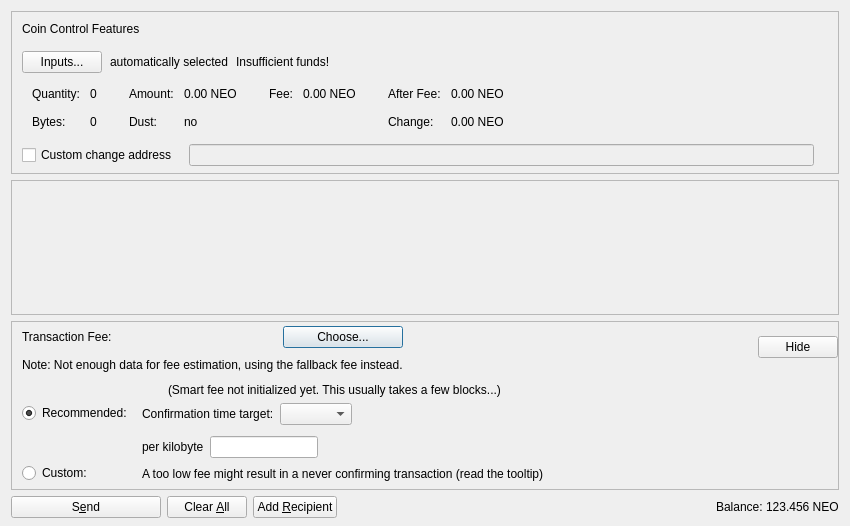
<?xml version="1.0" encoding="UTF-8"?>
<ui version="4.0">
 <class>SendCoinsDialog</class>
 <widget class="QDialog" name="SendCoinsDialog">
  <property name="geometry">
   <rect>
    <x>0</x>
    <y>0</y>
    <width>850</width>
    <height>526</height>
   </rect>
  </property>
  <property name="windowTitle">
   <string>Send Coins</string>
  </property>
  <layout class="QVBoxLayout" name="verticalLayout" stretch="0,1,0,0">
   <property name="bottomMargin">
    <number>8</number>
   </property>
   <item>
    <widget class="QFrame" name="frameCoinControl">
     <property name="sizePolicy">
      <sizepolicy hsizetype="Expanding" vsizetype="Expanding">
       <horstretch>0</horstretch>
       <verstretch>0</verstretch>
      </sizepolicy>
     </property>
     <property name="maximumSize">
      <size>
       <width>16777215</width>
       <height>16777215</height>
      </size>
     </property>
     <property name="frameShape">
      <enum>QFrame::StyledPanel</enum>
     </property>
     <property name="frameShadow">
      <enum>QFrame::Sunken</enum>
     </property>
     <layout class="QVBoxLayout" name="verticalLayoutCoinControl2">
      <property name="spacing">
       <number>0</number>
      </property>
      <property name="leftMargin">
       <number>0</number>
      </property>
      <property name="topMargin">
       <number>0</number>
      </property>
      <property name="rightMargin">
       <number>0</number>
      </property>
      <property name="bottomMargin">
       <number>6</number>
      </property>
      <item>
       <layout class="QVBoxLayout" name="verticalLayoutCoinControl" stretch="0,0,0,0,1">
        <property name="spacing">
         <number>0</number>
        </property>
        <property name="leftMargin">
         <number>10</number>
        </property>
        <property name="topMargin">
         <number>10</number>
        </property>
        <item>
         <layout class="QHBoxLayout" name="horizontalLayoutCoinControl1">
          <property name="bottomMargin">
           <number>15</number>
          </property>
          <item>
           <widget class="QLabel" name="labelCoinControlFeatures">
            <property name="sizePolicy">
             <sizepolicy hsizetype="Preferred" vsizetype="Maximum">
              <horstretch>0</horstretch>
              <verstretch>0</verstretch>
             </sizepolicy>
            </property>
            <property name="text">
             <string>Coin Control Features</string>
            </property>
           </widget>
          </item>
         </layout>
        </item>
        <item>
         <layout class="QHBoxLayout" name="horizontalLayoutCoinControl2" stretch="0,0,0,0">
          <property name="spacing">
           <number>8</number>
          </property>
          <property name="bottomMargin">
           <number>10</number>
          </property>
          <item>
           <widget class="QPushButton" name="pushButtonCoinControl">
            <property name="styleSheet">
             <string notr="true"/>
            </property>
            <property name="text">
             <string>Inputs...</string>
            </property>
            <property name="autoDefault">
             <bool>false</bool>
            </property>
           </widget>
          </item>
          <item>
           <widget class="QLabel" name="labelCoinControlAutomaticallySelected">
            <property name="text">
             <string>automatically selected</string>
            </property>
            <property name="margin">
             <number>5</number>
            </property>
           </widget>
          </item>
          <item>
           <widget class="QLabel" name="labelCoinControlInsuffFunds">
            <property name="text">
             <string>Insufficient funds!</string>
            </property>
            <property name="margin">
             <number>5</number>
            </property>
           </widget>
          </item>
          <item>
           <spacer name="horizontalSpacerCoinControl">
            <property name="orientation">
             <enum>Qt::Horizontal</enum>
            </property>
            <property name="sizeHint" stdset="0">
             <size>
              <width>40</width>
              <height>1</height>
             </size>
            </property>
           </spacer>
          </item>
         </layout>
        </item>
        <item>
         <widget class="QWidget" name="widgetCoinControl" native="true">
          <property name="sizePolicy">
           <sizepolicy hsizetype="Preferred" vsizetype="Preferred">
            <horstretch>0</horstretch>
            <verstretch>0</verstretch>
           </sizepolicy>
          </property>
          <property name="minimumSize">
           <size>
            <width>0</width>
            <height>0</height>
           </size>
          </property>
          <property name="styleSheet">
           <string notr="true"/>
          </property>
          <layout class="QHBoxLayout" name="horizontalLayoutCoinControl5">
           <property name="leftMargin">
            <number>0</number>
           </property>
           <property name="topMargin">
            <number>0</number>
           </property>
           <property name="rightMargin">
            <number>0</number>
           </property>
           <property name="bottomMargin">
            <number>0</number>
           </property>
           <item>
            <layout class="QHBoxLayout" name="horizontalLayoutCoinControl3" stretch="0,0,0,1">
             <property name="spacing">
              <number>20</number>
             </property>
             <property name="topMargin">
              <number>0</number>
             </property>
             <property name="bottomMargin">
              <number>10</number>
             </property>
             <item>
              <layout class="QFormLayout" name="formLayoutCoinControl1">
               <property name="horizontalSpacing">
                <number>10</number>
               </property>
               <property name="verticalSpacing">
                <number>14</number>
               </property>
               <property name="leftMargin">
                <number>10</number>
               </property>
               <property name="topMargin">
                <number>4</number>
               </property>
               <property name="rightMargin">
                <number>6</number>
               </property>
               <item row="0" column="0">
                <widget class="QLabel" name="labelCoinControlQuantityText">
                 <property name="text">
                  <string>Quantity:</string>
                 </property>
                 <property name="margin">
                  <number>0</number>
                 </property>
                </widget>
               </item>
               <item row="0" column="1">
                <widget class="QLabel" name="labelCoinControlQuantity">
                 <property name="cursor">
                  <cursorShape>IBeamCursor</cursorShape>
                 </property>
                 <property name="contextMenuPolicy">
                  <enum>Qt::ActionsContextMenu</enum>
                 </property>
                 <property name="text">
                  <string notr="true">0</string>
                 </property>
                 <property name="margin">
                  <number>0</number>
                 </property>
                 <property name="textInteractionFlags">
                  <set>Qt::LinksAccessibleByMouse|Qt::TextSelectableByKeyboard|Qt::TextSelectableByMouse</set>
                 </property>
                </widget>
               </item>
               <item row="1" column="0">
                <widget class="QLabel" name="labelCoinControlBytesText">
                 <property name="text">
                  <string>Bytes:</string>
                 </property>
                </widget>
               </item>
               <item row="1" column="1">
                <widget class="QLabel" name="labelCoinControlBytes">
                 <property name="cursor">
                  <cursorShape>IBeamCursor</cursorShape>
                 </property>
                 <property name="contextMenuPolicy">
                  <enum>Qt::ActionsContextMenu</enum>
                 </property>
                 <property name="text">
                  <string notr="true">0</string>
                 </property>
                 <property name="textInteractionFlags">
                  <set>Qt::LinksAccessibleByMouse|Qt::TextSelectableByKeyboard|Qt::TextSelectableByMouse</set>
                 </property>
                </widget>
               </item>
              </layout>
             </item>
             <item>
              <layout class="QFormLayout" name="formLayoutCoinControl2">
               <property name="horizontalSpacing">
                <number>10</number>
               </property>
               <property name="verticalSpacing">
                <number>14</number>
               </property>
               <property name="leftMargin">
                <number>6</number>
               </property>
               <property name="topMargin">
                <number>4</number>
               </property>
               <property name="rightMargin">
                <number>6</number>
               </property>
               <item row="0" column="0">
                <widget class="QLabel" name="labelCoinControlAmountText">
                 <property name="text">
                  <string>Amount:</string>
                 </property>
                 <property name="margin">
                  <number>0</number>
                 </property>
                </widget>
               </item>
               <item row="0" column="1">
                <widget class="QLabel" name="labelCoinControlAmount">
                 <property name="cursor">
                  <cursorShape>IBeamCursor</cursorShape>
                 </property>
                 <property name="contextMenuPolicy">
                  <enum>Qt::ActionsContextMenu</enum>
                 </property>
                 <property name="text">
                  <string notr="true">0.00 NEO</string>
                 </property>
                 <property name="textInteractionFlags">
                  <set>Qt::LinksAccessibleByMouse|Qt::TextSelectableByKeyboard|Qt::TextSelectableByMouse</set>
                 </property>
                </widget>
               </item>
               <item row="1" column="0">
                <widget class="QLabel" name="labelCoinControlLowOutputText">
                 <property name="text">
                  <string>Dust:</string>
                 </property>
                </widget>
               </item>
               <item row="1" column="1">
                <widget class="QLabel" name="labelCoinControlLowOutput">
                 <property name="cursor">
                  <cursorShape>IBeamCursor</cursorShape>
                 </property>
                 <property name="contextMenuPolicy">
                  <enum>Qt::ActionsContextMenu</enum>
                 </property>
                 <property name="text">
                  <string notr="true">no</string>
                 </property>
                 <property name="textInteractionFlags">
                  <set>Qt::LinksAccessibleByMouse|Qt::TextSelectableByKeyboard|Qt::TextSelectableByMouse</set>
                 </property>
                </widget>
               </item>
              </layout>
             </item>
             <item>
              <layout class="QFormLayout" name="formLayoutCoinControl3">
               <property name="horizontalSpacing">
                <number>10</number>
               </property>
               <property name="verticalSpacing">
                <number>14</number>
               </property>
               <property name="leftMargin">
                <number>6</number>
               </property>
               <property name="topMargin">
                <number>4</number>
               </property>
               <property name="rightMargin">
                <number>6</number>
               </property>
               <item row="0" column="0">
                <widget class="QLabel" name="labelCoinControlFeeText">
                 <property name="text">
                  <string>Fee:</string>
                 </property>
                 <property name="margin">
                  <number>0</number>
                 </property>
                </widget>
               </item>
               <item row="0" column="1">
                <widget class="QLabel" name="labelCoinControlFee">
                 <property name="cursor">
                  <cursorShape>IBeamCursor</cursorShape>
                 </property>
                 <property name="contextMenuPolicy">
                  <enum>Qt::ActionsContextMenu</enum>
                 </property>
                 <property name="text">
                  <string notr="true">0.00 NEO</string>
                 </property>
                 <property name="textInteractionFlags">
                  <set>Qt::LinksAccessibleByMouse|Qt::TextSelectableByKeyboard|Qt::TextSelectableByMouse</set>
                 </property>
                </widget>
               </item>
              </layout>
             </item>
             <item>
              <layout class="QFormLayout" name="formLayoutCoinControl4">
               <property name="horizontalSpacing">
                <number>10</number>
               </property>
               <property name="verticalSpacing">
                <number>14</number>
               </property>
               <property name="leftMargin">
                <number>6</number>
               </property>
               <property name="topMargin">
                <number>4</number>
               </property>
               <property name="rightMargin">
                <number>6</number>
               </property>
               <item row="0" column="0">
                <widget class="QLabel" name="labelCoinControlAfterFeeText">
                 <property name="text">
                  <string>After Fee:</string>
                 </property>
                 <property name="margin">
                  <number>0</number>
                 </property>
                </widget>
               </item>
               <item row="0" column="1">
                <widget class="QLabel" name="labelCoinControlAfterFee">
                 <property name="cursor">
                  <cursorShape>IBeamCursor</cursorShape>
                 </property>
                 <property name="contextMenuPolicy">
                  <enum>Qt::ActionsContextMenu</enum>
                 </property>
                 <property name="text">
                  <string notr="true">0.00 NEO</string>
                 </property>
                 <property name="textInteractionFlags">
                  <set>Qt::LinksAccessibleByMouse|Qt::TextSelectableByKeyboard|Qt::TextSelectableByMouse</set>
                 </property>
                </widget>
               </item>
               <item row="1" column="0">
                <widget class="QLabel" name="labelCoinControlChangeText">
                 <property name="text">
                  <string>Change:</string>
                 </property>
                </widget>
               </item>
               <item row="1" column="1">
                <widget class="QLabel" name="labelCoinControlChange">
                 <property name="cursor">
                  <cursorShape>IBeamCursor</cursorShape>
                 </property>
                 <property name="contextMenuPolicy">
                  <enum>Qt::ActionsContextMenu</enum>
                 </property>
                 <property name="text">
                  <string notr="true">0.00 NEO</string>
                 </property>
                 <property name="textInteractionFlags">
                  <set>Qt::LinksAccessibleByMouse|Qt::TextSelectableByKeyboard|Qt::TextSelectableByMouse</set>
                 </property>
                </widget>
               </item>
              </layout>
             </item>
            </layout>
           </item>
          </layout>
         </widget>
        </item>
        <item>
         <layout class="QHBoxLayout" name="horizontalLayoutCoinControl4" stretch="0,0,0">
          <property name="spacing">
           <number>12</number>
          </property>
          <property name="sizeConstraint">
           <enum>QLayout::SetDefaultConstraint</enum>
          </property>
          <property name="topMargin">
           <number>5</number>
          </property>
          <property name="rightMargin">
           <number>5</number>
          </property>
          <item>
           <widget class="QCheckBox" name="checkBoxCoinControlChange">
            <property name="toolTip">
             <string>If this is activated, but the change address is empty or invalid, change will be sent to a newly generated address.</string>
            </property>
            <property name="text">
             <string>Custom change address</string>
            </property>
           </widget>
          </item>
          <item>
           <widget class="QValidatedLineEdit" name="lineEditCoinControlChange">
            <property name="enabled">
             <bool>false</bool>
            </property>
            <property name="sizePolicy">
             <sizepolicy hsizetype="Expanding" vsizetype="Fixed">
              <horstretch>0</horstretch>
              <verstretch>0</verstretch>
             </sizepolicy>
            </property>
           </widget>
          </item>
          <item>
           <widget class="QLabel" name="labelCoinControlChangeLabel">
            <property name="sizePolicy">
             <sizepolicy hsizetype="Preferred" vsizetype="Expanding">
              <horstretch>0</horstretch>
              <verstretch>0</verstretch>
             </sizepolicy>
            </property>
            <property name="minimumSize">
             <size>
              <width>0</width>
              <height>0</height>
             </size>
            </property>
            <property name="text">
             <string/>
            </property>
            <property name="margin">
             <number>3</number>
            </property>
           </widget>
          </item>
         </layout>
        </item>
        <item>
         <spacer name="verticalSpacerCoinControl">
          <property name="orientation">
           <enum>Qt::Vertical</enum>
          </property>
          <property name="sizeHint" stdset="0">
           <size>
            <width>800</width>
            <height>1</height>
           </size>
          </property>
         </spacer>
        </item>
       </layout>
      </item>
     </layout>
    </widget>
   </item>
   <item>
    <widget class="QScrollArea" name="scrollArea">
     <property name="widgetResizable">
      <bool>true</bool>
     </property>
     <widget class="QWidget" name="scrollAreaWidgetContents">
      <property name="geometry">
       <rect>
        <x>0</x>
        <y>0</y>
        <width>830</width>
        <height>104</height>
       </rect>
      </property>
      <layout class="QVBoxLayout" name="verticalLayout_2" stretch="0,1">
       <property name="leftMargin">
        <number>0</number>
       </property>
       <property name="topMargin">
        <number>0</number>
       </property>
       <property name="rightMargin">
        <number>0</number>
       </property>
       <property name="bottomMargin">
        <number>0</number>
       </property>
       <item>
        <layout class="QVBoxLayout" name="entries">
         <property name="spacing">
          <number>6</number>
         </property>
        </layout>
       </item>
       <item>
        <spacer name="verticalSpacer">
         <property name="orientation">
          <enum>Qt::Vertical</enum>
         </property>
         <property name="sizeHint" stdset="0">
          <size>
           <width>20</width>
           <height>40</height>
          </size>
         </property>
        </spacer>
       </item>
      </layout>
     </widget>
    </widget>
   </item>
   <item>
    <widget class="QFrame" name="frameFee">
     <property name="sizePolicy">
      <sizepolicy hsizetype="Expanding" vsizetype="Expanding">
       <horstretch>0</horstretch>
       <verstretch>0</verstretch>
      </sizepolicy>
     </property>
     <property name="maximumSize">
      <size>
       <width>16777215</width>
       <height>16777215</height>
      </size>
     </property>
     <property name="frameShape">
      <enum>QFrame::StyledPanel</enum>
     </property>
     <property name="frameShadow">
      <enum>QFrame::Sunken</enum>
     </property>
     <layout class="QVBoxLayout" name="verticalLayoutFee1">
      <property name="spacing">
       <number>0</number>
      </property>
      <property name="leftMargin">
       <number>0</number>
      </property>
      <property name="topMargin">
       <number>0</number>
      </property>
      <property name="rightMargin">
       <number>0</number>
      </property>
      <property name="bottomMargin">
       <number>0</number>
      </property>
      <item>
       <layout class="QVBoxLayout" name="verticalLayoutFee2" stretch="0,0,0">
        <property name="spacing">
         <number>0</number>
        </property>
        <property name="leftMargin">
         <number>10</number>
        </property>
        <property name="topMargin">
         <number>0</number>
        </property>
        <item>
         <layout class="QHBoxLayout" name="horizontalLayoutFee1">
          <property name="bottomMargin">
           <number>0</number>
          </property>
          <item>
           <layout class="QVBoxLayout" name="verticalLayoutFee7">
            <property name="spacing">
             <number>0</number>
            </property>
            <item>
             <spacer name="verticalSpacerSmartFee">
              <property name="orientation">
               <enum>Qt::Vertical</enum>
              </property>
              <property name="sizeType">
               <enum>QSizePolicy::Fixed</enum>
              </property>
              <property name="sizeHint" stdset="0">
               <size>
                <width>1</width>
                <height>4</height>
               </size>
              </property>
             </spacer>
            </item>
            <item>
             <layout class="QHBoxLayout" name="horizontalLayoutSmartFee">
              <property name="spacing">
               <number>10</number>
              </property>
              <item>
               <widget class="QLabel" name="labelFeeHeadline">
                <property name="sizePolicy">
                 <sizepolicy hsizetype="Preferred" vsizetype="Maximum">
                  <horstretch>0</horstretch>
                  <verstretch>0</verstretch>
                 </sizepolicy>
                </property>
                <property name="text">
                 <string>Transaction Fee:</string>
                </property>
               </widget>
              </item>
              <item>
               <widget class="QLabel" name="labelFeeMinimized">
                <property name="text">
                 <string/>
                </property>
               </widget>
              </item>
              <item>
               <widget class="QPushButton" name="buttonChooseFee">
                <property name="text">
                 <string>Choose...</string>
                </property>
               </widget>
              </item>
             </layout>
            </item>
            <item>
             <spacer name="verticalSpacer_7">
              <property name="orientation">
               <enum>Qt::Vertical</enum>
              </property>
              <property name="sizeHint" stdset="0">
               <size>
                <width>1</width>
                <height>10</height>
               </size>
              </property>
             </spacer>
            </item>
            <item>
             <widget class="QLabel" name="fallbackFeeWarningLabel">
              <property name="toolTip">
               <string>Using the fallbackfee can result in sending a transaction that will take several hours or days (or never) to confirm. Consider choosing your fee manually or wait until you have validated the complete chain.</string>
              </property>
              <property name="text">
               <string>Note: Not enough data for fee estimation, using the fallback fee instead.</string>
              </property>
              <property name="wordWrap">
               <bool>false</bool>
              </property>
             </widget>
            </item>
            <item>
             <spacer name="verticalSpacer_5">
              <property name="orientation">
               <enum>Qt::Vertical</enum>
              </property>
              <property name="sizeHint" stdset="0">
               <size>
                <width>1</width>
                <height>1</height>
               </size>
              </property>
             </spacer>
            </item>
           </layout>
          </item>
          <item>
           <spacer name="horizontalSpacer_4">
            <property name="orientation">
             <enum>Qt::Horizontal</enum>
            </property>
            <property name="sizeHint" stdset="0">
             <size>
              <width>1</width>
              <height>1</height>
             </size>
            </property>
           </spacer>
          </item>
          <item>
           <widget class="QPushButton" name="buttonMinimizeFee">
            <property name="toolTip">
             <string>Hide transaction fee settings</string>
            </property>
            <property name="text">
             <string>Hide</string>
            </property>
           </widget>
          </item>
         </layout>
        </item>
        <item>
         <widget class="QFrame" name="frameFeeSelection">
          <layout class="QVBoxLayout" name="verticalLayoutFee12">
           <property name="spacing">
            <number>0</number>
           </property>
           <property name="leftMargin">
            <number>0</number>
           </property>
           <property name="topMargin">
            <number>0</number>
           </property>
           <property name="rightMargin">
            <number>0</number>
           </property>
           <property name="bottomMargin">
            <number>0</number>
           </property>
           <item>
            <layout class="QGridLayout" name="gridLayoutFee">
             <property name="topMargin">
              <number>10</number>
             </property>
             <property name="bottomMargin">
              <number>4</number>
             </property>
             <property name="horizontalSpacing">
              <number>10</number>
             </property>
             <property name="verticalSpacing">
              <number>4</number>
             </property>
             <item row="1" column="1">
              <layout class="QVBoxLayout" name="verticalLayoutFee8">
               <property name="spacing">
                <number>6</number>
               </property>
               <property name="topMargin">
                <number>3</number>
               </property>
               <item>
                <layout class="QHBoxLayout" name="horizontalLayoutFee13" stretch="0,0,1">
                 <item>
                  <widget class="QLabel" name="labelCustomPerKilobyte">
                   <property name="toolTip">
                    <string>If the custom fee is set to 1000 Neonx and the transaction is only 250 bytes, then &quot;per kilobyte&quot; only pays 250 Neonx in fee,&lt;br /&gt;while &quot;at least&quot; pays 1000 Neonx. For transactions bigger than a kilobyte both pay by kilobyte.</string>
                   </property>
                   <property name="text">
                    <string>per kilobyte</string>
                   </property>
                  </widget>
                 </item>
                 <item>
                  <widget class="BitcoinAmountField" name="customFee"/>
                 </item>
                 <item>
                  <spacer name="horizontalSpacer_6">
                   <property name="orientation">
                    <enum>Qt::Horizontal</enum>
                   </property>
                   <property name="sizeHint" stdset="0">
                    <size>
                     <width>1</width>
                     <height>1</height>
                    </size>
                   </property>
                  </spacer>
                 </item>
                </layout>
               </item>
               <item>
                <layout class="QHBoxLayout" name="horizontalLayoutFee8">
                 <item>
                  <widget class="QLabel" name="labelCustomFeeWarning">
                   <property name="enabled">
                    <bool>true</bool>
                   </property>
                   <property name="toolTip">
                    <string>When there is less transaction volume than space in the blocks, miners as well as relaying nodes may enforce a minimum fee. Paying only this minimum fee is just fine, but be aware that this can result in a never confirming transaction once there is more demand for neonx transactions than the network can process.</string>
                   </property>
                   <property name="text">
                    <string>A too low fee might result in a never confirming transaction (read the tooltip)</string>
                   </property>
                  </widget>
                 </item>
                 <item>
                  <spacer name="horizontalSpacer_2">
                   <property name="orientation">
                    <enum>Qt::Horizontal</enum>
                   </property>
                   <property name="sizeHint" stdset="0">
                    <size>
                     <width>1</width>
                     <height>1</height>
                    </size>
                   </property>
                  </spacer>
                 </item>
                </layout>
               </item>
              </layout>
             </item>
             <item row="0" column="0">
              <layout class="QVBoxLayout" name="verticalLayoutFee4" stretch="0,1">
               <property name="topMargin">
                <number>20</number>
               </property>
               <property name="bottomMargin">
                <number>3</number>
               </property>
               <item>
                <widget class="QRadioButton" name="radioSmartFee">
                 <property name="text">
                  <string>Recommended:</string>
                 </property>
                 <property name="checked">
                  <bool>true</bool>
                 </property>
                 <attribute name="buttonGroup">
                  <string notr="true">groupFee</string>
                 </attribute>
                </widget>
               </item>
               <item>
                <spacer name="verticalSpacer_2">
                 <property name="orientation">
                  <enum>Qt::Vertical</enum>
                 </property>
                 <property name="sizeHint" stdset="0">
                  <size>
                   <width>1</width>
                   <height>1</height>
                  </size>
                 </property>
                </spacer>
               </item>
              </layout>
             </item>
             <item row="1" column="0">
              <layout class="QVBoxLayout" name="verticalLayoutFee9" stretch="0,1">
               <property name="topMargin">
                <number>30</number>
               </property>
               <item>
                <widget class="QRadioButton" name="radioCustomFee">
                 <property name="text">
                  <string>Custom:</string>
                 </property>
                 <attribute name="buttonGroup">
                  <string notr="true">groupFee</string>
                 </attribute>
                </widget>
               </item>
               <item>
                <spacer name="verticalSpacer_6">
                 <property name="orientation">
                  <enum>Qt::Vertical</enum>
                 </property>
                 <property name="sizeHint" stdset="0">
                  <size>
                   <width>1</width>
                   <height>1</height>
                  </size>
                 </property>
                </spacer>
               </item>
              </layout>
             </item>
             <item row="0" column="1">
              <layout class="QVBoxLayout" name="verticalLayoutFee3" stretch="0,0,1">
               <property name="spacing">
                <number>6</number>
               </property>
               <property name="topMargin">
                <number>0</number>
               </property>
               <property name="bottomMargin">
                <number>3</number>
               </property>
               <item>
                <layout class="QHBoxLayout" name="horizontalLayoutFee12">
                 <item>
                  <widget class="QLabel" name="labelSmartFee">
                   <property name="text">
                    <string/>
                   </property>
                  </widget>
                 </item>
                 <item>
                  <widget class="QLabel" name="labelFeeEstimation">
                   <property name="text">
                    <string/>
                   </property>
                  </widget>
                 </item>
                 <item>
                  <widget class="QLabel" name="labelSmartFee2">
                   <property name="text">
                    <string>(Smart fee not initialized yet. This usually takes a few blocks...)</string>
                   </property>
                  </widget>
                 </item>
                 <item>
                  <spacer name="horizontalSpacer_5">
                   <property name="orientation">
                    <enum>Qt::Horizontal</enum>
                   </property>
                   <property name="sizeHint" stdset="0">
                    <size>
                     <width>1</width>
                     <height>1</height>
                    </size>
                   </property>
                  </spacer>
                 </item>
                </layout>
               </item>
               <item>
                <layout class="QHBoxLayout" name="horizontalLayoutFee9">
                 <item>
                  <layout class="QVBoxLayout" name="verticalLayoutFee6">
                   <item>
                    <widget class="QLabel" name="labelSmartFee3">
                     <property name="text">
                      <string>Confirmation time target:</string>
                     </property>
                    </widget>
                   </item>
                  </layout>
                 </item>
                 <item>
                  <layout class="QVBoxLayout" name="verticalLayoutFee5">
                   <property name="rightMargin">
                    <number>30</number>
                   </property>
                   <item>
                    <layout class="QHBoxLayout" name="horizontalLayoutConfTarget">
                     <property name="bottomMargin">
                      <number>0</number>
                     </property>
                     <item>
                      <widget class="QComboBox" name="confTargetSelector"/>
                     </item>
                     <item>
                      <spacer name="horizontalSpacerConfTarget">
                       <property name="orientation">
                        <enum>Qt::Horizontal</enum>
                       </property>
                       <property name="sizeHint" stdset="0">
                        <size>
                         <width>40</width>
                         <height>20</height>
                        </size>
                       </property>
                      </spacer>
                     </item>
                    </layout>
                   </item>
                  </layout>
                 </item>
                </layout>
               </item>
               <item>
                <spacer name="verticalSpacer_4">
                 <property name="orientation">
                  <enum>Qt::Vertical</enum>
                 </property>
                 <property name="sizeHint" stdset="0">
                  <size>
                   <width>1</width>
                   <height>1</height>
                  </size>
                 </property>
                </spacer>
               </item>
              </layout>
             </item>
            </layout>
           </item>
          </layout>
         </widget>
        </item>
        <item>
         <spacer name="verticalSpacerFee">
          <property name="orientation">
           <enum>Qt::Vertical</enum>
          </property>
          <property name="sizeHint" stdset="0">
           <size>
            <width>800</width>
            <height>1</height>
           </size>
          </property>
         </spacer>
        </item>
       </layout>
      </item>
     </layout>
    </widget>
   </item>
   <item>
    <layout class="QHBoxLayout" name="horizontalLayout">
     <item>
      <widget class="QPushButton" name="sendButton">
       <property name="minimumSize">
        <size>
         <width>150</width>
         <height>0</height>
        </size>
       </property>
       <property name="toolTip">
        <string>Confirm the send action</string>
       </property>
       <property name="text">
        <string>S&amp;end</string>
       </property>
       <property name="autoDefault">
        <bool>false</bool>
       </property>
       <property name="default">
        <bool>false</bool>
       </property>
      </widget>
     </item>
     <item>
      <widget class="QPushButton" name="clearButton">
       <property name="sizePolicy">
        <sizepolicy hsizetype="Minimum" vsizetype="Fixed">
         <horstretch>0</horstretch>
         <verstretch>0</verstretch>
        </sizepolicy>
       </property>
       <property name="toolTip">
        <string>Clear all fields of the form.</string>
       </property>
       <property name="text">
        <string>Clear &amp;All</string>
       </property>
       <property name="autoDefault">
        <bool>false</bool>
       </property>
      </widget>
     </item>
     <item>
      <widget class="QPushButton" name="addButton">
       <property name="toolTip">
        <string>Send to multiple recipients at once</string>
       </property>
       <property name="text">
        <string>Add &amp;Recipient</string>
       </property>
       <property name="autoDefault">
        <bool>false</bool>
       </property>
      </widget>
     </item>
     <item>
      <spacer name="horizontalSpacer">
       <property name="orientation">
        <enum>Qt::Horizontal</enum>
       </property>
       <property name="sizeHint" stdset="0">
        <size>
         <width>40</width>
         <height>20</height>
        </size>
       </property>
      </spacer>
     </item>
     <item>
      <layout class="QHBoxLayout" name="horizontalLayout_2">
       <property name="spacing">
        <number>3</number>
       </property>
       <item>
        <widget class="QLabel" name="labelBalanceName">
         <property name="text">
          <string>Balance:</string>
         </property>
        </widget>
       </item>
       <item>
        <widget class="QLabel" name="labelBalance">
         <property name="sizePolicy">
          <sizepolicy hsizetype="Preferred" vsizetype="Preferred">
           <horstretch>0</horstretch>
           <verstretch>0</verstretch>
          </sizepolicy>
         </property>
         <property name="cursor">
          <cursorShape>IBeamCursor</cursorShape>
         </property>
         <property name="text">
          <string notr="true">123.456 NEO</string>
         </property>
         <property name="textInteractionFlags">
          <set>Qt::LinksAccessibleByMouse|Qt::TextSelectableByKeyboard|Qt::TextSelectableByMouse</set>
         </property>
        </widget>
       </item>
      </layout>
     </item>
    </layout>
   </item>
  </layout>
 </widget>
 <customwidgets>
  <customwidget>
   <class>QValidatedLineEdit</class>
   <extends>QLineEdit</extends>
   <header>qt/qvalidatedlineedit.h</header>
  </customwidget>
  <customwidget>
   <class>BitcoinAmountField</class>
   <extends>QLineEdit</extends>
   <header>qt/bitcoinamountfield.h</header>
   <container>1</container>
  </customwidget>
 </customwidgets>
 <resources>
  <include location="../neonx.qrc"/>
 </resources>
 <connections/>
 <buttongroups>
  <buttongroup name="groupFee"/>
 </buttongroups>
</ui>
